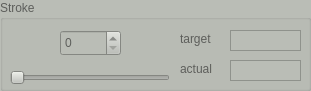
      <widget class="QGroupBox" name="gb_stroke">
       <property name="enabled">
        <bool>false</bool>
       </property>
       <property name="geometry">
        <rect>
         <x>10</x>
         <y>240</y>
         <width>311</width>
         <height>91</height>
        </rect>
       </property>
       <property name="palette">
        <palette>
         <active>
          <colorrole role="WindowText">
           <brush brushstyle="SolidPattern">
            <color alpha="255">
             <red>0</red>
             <green>0</green>
             <blue>0</blue>
            </color>
           </brush>
          </colorrole>
          <colorrole role="Button">
           <brush brushstyle="SolidPattern">
            <color alpha="255">
             <red>186</red>
             <green>189</green>
             <blue>182</blue>
            </color>
           </brush>
          </colorrole>
          <colorrole role="Light">
           <brush brushstyle="SolidPattern">
            <color alpha="255">
             <red>255</red>
             <green>255</green>
             <blue>255</blue>
            </color>
           </brush>
          </colorrole>
          <colorrole role="Midlight">
           <brush brushstyle="SolidPattern">
            <color alpha="255">
             <red>220</red>
             <green>222</green>
             <blue>218</blue>
            </color>
           </brush>
          </colorrole>
          <colorrole role="Dark">
           <brush brushstyle="SolidPattern">
            <color alpha="255">
             <red>93</red>
             <green>94</green>
             <blue>91</blue>
            </color>
           </brush>
          </colorrole>
          <colorrole role="Mid">
           <brush brushstyle="SolidPattern">
            <color alpha="255">
             <red>124</red>
             <green>126</green>
             <blue>121</blue>
            </color>
           </brush>
          </colorrole>
          <colorrole role="Text">
           <brush brushstyle="SolidPattern">
            <color alpha="255">
             <red>0</red>
             <green>0</green>
             <blue>0</blue>
            </color>
           </brush>
          </colorrole>
          <colorrole role="BrightText">
           <brush brushstyle="SolidPattern">
            <color alpha="255">
             <red>255</red>
             <green>255</green>
             <blue>255</blue>
            </color>
           </brush>
          </colorrole>
          <colorrole role="ButtonText">
           <brush brushstyle="SolidPattern">
            <color alpha="255">
             <red>0</red>
             <green>0</green>
             <blue>0</blue>
            </color>
           </brush>
          </colorrole>
          <colorrole role="Base">
           <brush brushstyle="SolidPattern">
            <color alpha="255">
             <red>255</red>
             <green>255</green>
             <blue>255</blue>
            </color>
           </brush>
          </colorrole>
          <colorrole role="Window">
           <brush brushstyle="SolidPattern">
            <color alpha="255">
             <red>186</red>
             <green>189</green>
             <blue>182</blue>
            </color>
           </brush>
          </colorrole>
          <colorrole role="Shadow">
           <brush brushstyle="SolidPattern">
            <color alpha="255">
             <red>0</red>
             <green>0</green>
             <blue>0</blue>
            </color>
           </brush>
          </colorrole>
          <colorrole role="AlternateBase">
           <brush brushstyle="SolidPattern">
            <color alpha="255">
             <red>220</red>
             <green>222</green>
             <blue>218</blue>
            </color>
           </brush>
          </colorrole>
          <colorrole role="ToolTipBase">
           <brush brushstyle="SolidPattern">
            <color alpha="255">
             <red>255</red>
             <green>255</green>
             <blue>220</blue>
            </color>
           </brush>
          </colorrole>
          <colorrole role="ToolTipText">
           <brush brushstyle="SolidPattern">
            <color alpha="255">
             <red>0</red>
             <green>0</green>
             <blue>0</blue>
            </color>
           </brush>
          </colorrole>
          <colorrole role="PlaceholderText">
           <brush brushstyle="SolidPattern">
            <color alpha="128">
             <red>0</red>
             <green>0</green>
             <blue>0</blue>
            </color>
           </brush>
          </colorrole>
         </active>
         <inactive>
          <colorrole role="WindowText">
           <brush brushstyle="SolidPattern">
            <color alpha="255">
             <red>0</red>
             <green>0</green>
             <blue>0</blue>
            </color>
           </brush>
          </colorrole>
          <colorrole role="Button">
           <brush brushstyle="SolidPattern">
            <color alpha="255">
             <red>186</red>
             <green>189</green>
             <blue>182</blue>
            </color>
           </brush>
          </colorrole>
          <colorrole role="Light">
           <brush brushstyle="SolidPattern">
            <color alpha="255">
             <red>255</red>
             <green>255</green>
             <blue>255</blue>
            </color>
           </brush>
          </colorrole>
          <colorrole role="Midlight">
           <brush brushstyle="SolidPattern">
            <color alpha="255">
             <red>220</red>
             <green>222</green>
             <blue>218</blue>
            </color>
           </brush>
          </colorrole>
          <colorrole role="Dark">
           <brush brushstyle="SolidPattern">
            <color alpha="255">
             <red>93</red>
             <green>94</green>
             <blue>91</blue>
            </color>
           </brush>
          </colorrole>
          <colorrole role="Mid">
           <brush brushstyle="SolidPattern">
            <color alpha="255">
             <red>124</red>
             <green>126</green>
             <blue>121</blue>
            </color>
           </brush>
          </colorrole>
          <colorrole role="Text">
           <brush brushstyle="SolidPattern">
            <color alpha="255">
             <red>0</red>
             <green>0</green>
             <blue>0</blue>
            </color>
           </brush>
          </colorrole>
          <colorrole role="BrightText">
           <brush brushstyle="SolidPattern">
            <color alpha="255">
             <red>255</red>
             <green>255</green>
             <blue>255</blue>
            </color>
           </brush>
          </colorrole>
          <colorrole role="ButtonText">
           <brush brushstyle="SolidPattern">
            <color alpha="255">
             <red>0</red>
             <green>0</green>
             <blue>0</blue>
            </color>
           </brush>
          </colorrole>
          <colorrole role="Base">
           <brush brushstyle="SolidPattern">
            <color alpha="255">
             <red>255</red>
             <green>255</green>
             <blue>255</blue>
            </color>
           </brush>
          </colorrole>
          <colorrole role="Window">
           <brush brushstyle="SolidPattern">
            <color alpha="255">
             <red>186</red>
             <green>189</green>
             <blue>182</blue>
            </color>
           </brush>
          </colorrole>
          <colorrole role="Shadow">
           <brush brushstyle="SolidPattern">
            <color alpha="255">
             <red>0</red>
             <green>0</green>
             <blue>0</blue>
            </color>
           </brush>
          </colorrole>
          <colorrole role="AlternateBase">
           <brush brushstyle="SolidPattern">
            <color alpha="255">
             <red>220</red>
             <green>222</green>
             <blue>218</blue>
            </color>
           </brush>
          </colorrole>
          <colorrole role="ToolTipBase">
           <brush brushstyle="SolidPattern">
            <color alpha="255">
             <red>255</red>
             <green>255</green>
             <blue>220</blue>
            </color>
           </brush>
          </colorrole>
          <colorrole role="ToolTipText">
           <brush brushstyle="SolidPattern">
            <color alpha="255">
             <red>0</red>
             <green>0</green>
             <blue>0</blue>
            </color>
           </brush>
          </colorrole>
          <colorrole role="PlaceholderText">
           <brush brushstyle="SolidPattern">
            <color alpha="128">
             <red>0</red>
             <green>0</green>
             <blue>0</blue>
            </color>
           </brush>
          </colorrole>
         </inactive>
         <disabled>
          <colorrole role="WindowText">
           <brush brushstyle="SolidPattern">
            <color alpha="255">
             <red>93</red>
             <green>94</green>
             <blue>91</blue>
            </color>
           </brush>
          </colorrole>
          <colorrole role="Button">
           <brush brushstyle="SolidPattern">
            <color alpha="255">
             <red>186</red>
             <green>189</green>
             <blue>182</blue>
            </color>
           </brush>
          </colorrole>
          <colorrole role="Light">
           <brush brushstyle="SolidPattern">
            <color alpha="255">
             <red>255</red>
             <green>255</green>
             <blue>255</blue>
            </color>
           </brush>
          </colorrole>
          <colorrole role="Midlight">
           <brush brushstyle="SolidPattern">
            <color alpha="255">
             <red>220</red>
             <green>222</green>
             <blue>218</blue>
            </color>
           </brush>
          </colorrole>
          <colorrole role="Dark">
           <brush brushstyle="SolidPattern">
            <color alpha="255">
             <red>93</red>
             <green>94</green>
             <blue>91</blue>
            </color>
           </brush>
          </colorrole>
          <colorrole role="Mid">
           <brush brushstyle="SolidPattern">
            <color alpha="255">
             <red>124</red>
             <green>126</green>
             <blue>121</blue>
            </color>
           </brush>
          </colorrole>
          <colorrole role="Text">
           <brush brushstyle="SolidPattern">
            <color alpha="255">
             <red>93</red>
             <green>94</green>
             <blue>91</blue>
            </color>
           </brush>
          </colorrole>
          <colorrole role="BrightText">
           <brush brushstyle="SolidPattern">
            <color alpha="255">
             <red>255</red>
             <green>255</green>
             <blue>255</blue>
            </color>
           </brush>
          </colorrole>
          <colorrole role="ButtonText">
           <brush brushstyle="SolidPattern">
            <color alpha="255">
             <red>93</red>
             <green>94</green>
             <blue>91</blue>
            </color>
           </brush>
          </colorrole>
          <colorrole role="Base">
           <brush brushstyle="SolidPattern">
            <color alpha="255">
             <red>186</red>
             <green>189</green>
             <blue>182</blue>
            </color>
           </brush>
          </colorrole>
          <colorrole role="Window">
           <brush brushstyle="SolidPattern">
            <color alpha="255">
             <red>186</red>
             <green>189</green>
             <blue>182</blue>
            </color>
           </brush>
          </colorrole>
          <colorrole role="Shadow">
           <brush brushstyle="SolidPattern">
            <color alpha="255">
             <red>0</red>
             <green>0</green>
             <blue>0</blue>
            </color>
           </brush>
          </colorrole>
          <colorrole role="AlternateBase">
           <brush brushstyle="SolidPattern">
            <color alpha="255">
             <red>186</red>
             <green>189</green>
             <blue>182</blue>
            </color>
           </brush>
          </colorrole>
          <colorrole role="ToolTipBase">
           <brush brushstyle="SolidPattern">
            <color alpha="255">
             <red>255</red>
             <green>255</green>
             <blue>220</blue>
            </color>
           </brush>
          </colorrole>
          <colorrole role="ToolTipText">
           <brush brushstyle="SolidPattern">
            <color alpha="255">
             <red>0</red>
             <green>0</green>
             <blue>0</blue>
            </color>
           </brush>
          </colorrole>
          <colorrole role="PlaceholderText">
           <brush brushstyle="SolidPattern">
            <color alpha="128">
             <red>0</red>
             <green>0</green>
             <blue>0</blue>
            </color>
           </brush>
          </colorrole>
         </disabled>
        </palette>
       </property>
       <property name="contextMenuPolicy">
        <enum>Qt::DefaultContextMenu</enum>
       </property>
       <property name="acceptDrops">
        <bool>false</bool>
       </property>
       <property name="autoFillBackground">
        <bool>true</bool>
       </property>
       <property name="title">
        <string>Stroke</string>
       </property>
       <property name="flat">
        <bool>false</bool>
       </property>
       <property name="checkable">
        <bool>false</bool>
       </property>
       <widget class="QSpinBox" name="spin_stroke_input">
        <property name="geometry">
         <rect>
          <x>60</x>
          <y>30</y>
          <width>61</width>
          <height>26</height>
         </rect>
        </property>
       </widget>
       <widget class="QSlider" name="hS_stroke_input">
        <property name="geometry">
         <rect>
          <x>10</x>
          <y>70</y>
          <width>160</width>
          <height>16</height>
         </rect>
        </property>
        <property name="orientation">
         <enum>Qt::Horizontal</enum>
        </property>
       </widget>
       <widget class="QLabel" name="lb_stroke_target">
        <property name="geometry">
         <rect>
          <x>180</x>
          <y>30</y>
          <width>101</width>
          <height>17</height>
         </rect>
        </property>
        <property name="text">
         <string>target</string>
        </property>
       </widget>
       <widget class="QTextEdit" name="tx_stroke_target">
        <property name="geometry">
         <rect>
          <x>230</x>
          <y>30</y>
          <width>71</width>
          <height>21</height>
         </rect>
        </property>
        <property name="lineWidth">
         <number>0</number>
        </property>
        <property name="verticalScrollBarPolicy">
         <enum>Qt::ScrollBarAlwaysOff</enum>
        </property>
        <property name="horizontalScrollBarPolicy">
         <enum>Qt::ScrollBarAlwaysOff</enum>
        </property>
        <property name="readOnly">
         <bool>true</bool>
        </property>
        <property name="textInteractionFlags">
         <set>Qt::TextSelectableByMouse</set>
        </property>
       </widget>
       <widget class="QTextEdit" name="tx_stroke_actual">
        <property name="geometry">
         <rect>
          <x>230</x>
          <y>60</y>
          <width>71</width>
          <height>21</height>
         </rect>
        </property>
        <property name="lineWidth">
         <number>0</number>
        </property>
        <property name="verticalScrollBarPolicy">
         <enum>Qt::ScrollBarAlwaysOff</enum>
        </property>
        <property name="horizontalScrollBarPolicy">
         <enum>Qt::ScrollBarAlwaysOff</enum>
        </property>
        <property name="readOnly">
         <bool>true</bool>
        </property>
        <property name="textInteractionFlags">
         <set>Qt::TextSelectableByMouse</set>
        </property>
       </widget>
       <widget class="QLabel" name="lb_stroke_actual">
        <property name="geometry">
         <rect>
          <x>180</x>
          <y>60</y>
          <width>101</width>
          <height>17</height>
         </rect>
        </property>
        <property name="text">
         <string>actual</string>
        </property>
       </widget>
      </widget>
